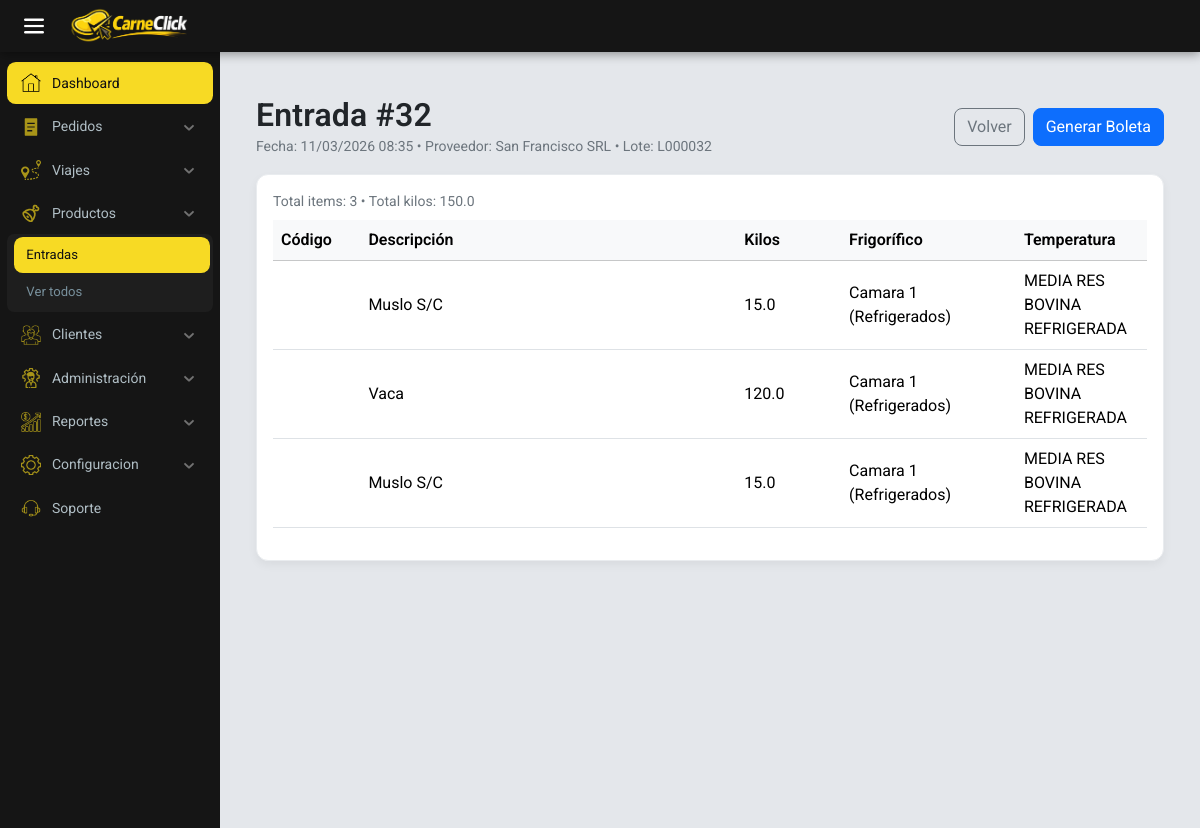
/encargado/stock/entrada/32/ (signed in), run on the app's committed database.
### encargado/models.py (models this page shows, shortened)
class Entrada(models.Model):
    fecha = models.DateTimeField(default=timezone.now)
    proveedor = models.ForeignKey(
        'Proveedor', on_delete=models.RESTRICT, null=True, blank=True)
    numero_lote = models.CharField(
        max_length=30, unique=True, null=True, blank=True)
    history = HistoricalRecords()

class Proveedor(models.Model):
    nombre = models.CharField(max_length=200)
    cuit = models.IntegerField()
    direccion = models.CharField(max_length=200)
    telefono = models.IntegerField()
    def __str__(self):
        return self.nombre

class Productos(models.Model):
    ESTADOS = [
        ('en stock', 'En stock'),
        ('preparado', 'preparado'),
        ('de viaje', 'De viaje'),
        ('entregado', 'Entregado'),
    ]
    nombre = models.ForeignKey(Cortes, on_delete=models.CASCADE)
    kilos = models.FloatField()
    cantidad = models.PositiveIntegerField(default=1)
    reserved_kilos = models.FloatField(default=0)
    codigo = models.CharField(
        max_length=20, unique=True, blank=True, null=True)
    fecha_entrada = models.ForeignKey(Entrada, on_delete=models.RESTRICT)
    temperatura = models.ForeignKey(
        Tipo_frigorifico, on_delete=models.CASCADE, default=1)
    frigorificop = models.ForeignKey(Frigorifico, on_delete=models.RESTRICT)
    estado = models.CharField(
        max_length=15,
        choices=ESTADOS,
        default='en stock'
    )
    history = HistoricalRecords()

class Cortes(models.Model):
    nombre = models.CharField(max_length=100)
    def __str__(self):
        return self.nombre

class Frigorifico(models.Model):
    nombre = models.CharField(max_length=200)
    capacidad = models.FloatField()
    def __str__(self):
        return self.nombre

class Tipo_frigorifico(models.Model):
    nombre = models.CharField(max_length=100)
    dias = models.IntegerField(default=0)
    def __str__(self):
        return self.nombre

### encargado/views.py (the view)
@group_required('Encargado')
def entrada_detalle(request, entrada_id):
    entrada = get_object_or_404(Entrada, id=entrada_id)
    productos = (Productos.objects
                 .filter(fecha_entrada=entrada)
                 .select_related('nombre', 'frigorificop', 'temperatura'))
    total_items = productos.count()
    total_kilos = sum(float(p.kilos or 0) for p in productos)
    return render(request, 'html/productos/entrada_detalle.html', {
        'entrada': entrada,
        'productos': productos,
        'total_items': total_items,
        'total_kilos': total_kilos,
    })

### carneclick/context_processors.py (called while the page is built)
def client_info(request):
    cliente = None
    comercio_nombre = ''
    try:
        if request.user and request.user.is_authenticated:
            from encargado.models import Cliente as ClienteModel
            cliente = ClienteModel.objects.filter(
                user=request.user).select_related('comercio').first()
            if cliente and getattr(cliente, 'comercio', None):
                comercio_nombre = cliente.comercio.nombre
    except Exception:
        cliente = None
        comercio_nombre = ''
    return {
        'cliente_obj': cliente,
        'comercio_nombre': comercio_nombre,
    }

### encargado/templates/html/productos/entrada_detalle.html (shortened to what this page needs)
{% extends "base_encargado.html" %}
{% load static %}
{% block content %}
<div class="container py-4">
  <div class="d-flex justify-content-between align-items-center mb-3">
    <div>
      <h2 class="mb-0">Entrada #{{ entrada.id }}</h2>
      <small class="text-muted">Fecha: {{ entrada.fecha|date:"d/m/Y H:i" }} • Proveedor: {{ entrada.proveedor|default:"-" }}{% if entrada.numero_lote %} • Lote: {{ entrada.numero_lote }}{% endif %}</small>
    </div>
    <div class="d-flex gap-2">
      <a class="btn btn-outline-secondary" href="{% url 'encargado:entrada' %}">Volver</a>
      <a class="btn btn-primary" target="_blank" href="{% url 'encargado:generar_ticket_entrada' entrada.id %}">Generar Boleta</a>
    </div>
  </div>
  <div class="card shadow-sm">
    <div class="card-body">
      <div class="d-flex justify-content-between align-items-center mb-2">
        <div class="text-muted small">Total items: {{ total_items }} • Total kilos: {{ total_kilos }}</div>
      </div>
      <div class="table-responsive">
        <table class="table table-hover align-middle">
          <thead class="table-light">
            <tr>
              <th style="width: 10%">Código</th>
              <th>Descripción</th>
              <th style="width: 12%">Kilos</th>
              <th style="width: 20%">Frigorífico</th>
              <th style="width: 15%">Temperatura</th>
            </tr>
          </thead>
          <tbody>
            {% for p in productos %}
            <tr>
              <td>{{ p.codigo|default:"P"|add:p.id|stringformat:"06d" }}</td>
              <td>{{ p.nombre }}</td>
              <td>{{ p.kilos }}</td>
              <td>{{ p.frigorificop }}</td>
              <td>{{ p.temperatura }}</td>
            </tr>
            {% empty %}
            <tr>
              <td colspan="5" class="text-center text-muted py-4">No hay productos cargados en esta entrada.</td>
            </tr>
            {% endfor %}
          </tbody>
        </table>
      </div>
    </div>
  </div>
</div>
{% endblock %}

### carneclick/static/css/theme.css (style rules this page uses)
:root { --brand-bg: #f7f9fc; --brand-text: #212529; --brand-muted: #6c757d; --brand-primary: #0d6efd; --brand-success: #198754; --brand-warning: #ffc107; --brand-danger: #dc3545; --brand-info: #0dcaf0; --brand-border: #e9ecef; --brand-card-bg: #ffffff; }
html, body { background-color: var(--brand-bg); color: var(--brand-text); font-family: "Inter", system-ui, -apple-system, "Segoe UI", Roboto, "Helvetica Neue", Arial, "Noto Sans", "Liberation Sans", sans-serif; -webkit-font-smoothing: antialiased; -moz-osx-font-smoothing: grayscale; }
h1, h2, h3, h4, h5 { font-weight: 600; letter-spacing: 0.2px; }
small, .small, .text-muted { color: var(--brand-muted) !important; }
.card { border: 1px solid var(--brand-border); border-radius: 0.75rem; background: var(--brand-card-bg); }
.card.shadow-sm { box-shadow: 0 4px 10px rgba(0, 0, 0, 0.05) !important; }
.table thead th { font-weight: 600; }
.btn { border-radius: 0.5rem; }
.btn-primary { background-color: var(--brand-primary); border-color: var(--brand-primary); }

### encargado/static/encargado/css/style_encargado.css (style rules this page uses)
:root { --background-color: #ffffff; --prymary-color: #F7DA24; --secondary-color: #151515; --text-color: #000000; --border-color: #ffffff; --sb-w: 220px; --sb-mini: 62px; --bar-h: 52px; --main-bg: #e4e7eb; }
* { margin: 0; padding: 0; box-sizing: border-box; font-family: "Roboto", sans-serif; }
body { width: 100%; min-height: 100vh; background-color: var(--main-bg); }

### data on the page
Entrada: id "32", fecha "11/03/2026 08:35", proveedor "San Francisco SRL", numero_lote "L000032"
Productos: nombre "Muslo S/C", kilos "15.0", frigorificop "Camara 1 (Refrigerados)", temperatura "MEDIA RES BOVINA REFRIGERADA"
Productos: nombre "Vaca", kilos "120.0", frigorificop "Camara 1 (Refrigerados)", temperatura "MEDIA RES BOVINA REFRIGERADA"
Productos: nombre "Muslo S/C", kilos "15.0", frigorificop "Camara 1 (Refrigerados)", temperatura "MEDIA RES BOVINA REFRIGERADA"

### other printed values
{{ ui.Dashboard }} "Dashboard"
{{ ui.Orders }} "Pedidos"
{{ ui.Trips }} "Viajes"
{{ ui.Products }} "Productos"
{{ ui.Entries }} "Entradas"
{{ ui.ViewAll }} "Ver todos"
{{ ui.Clients }} "Clientes"
{{ ui.Administration }} "Administración"
{{ ui.Reports }} "Reportes"
{{ ui.Settings }} "Configuracion"
{{ ui.Support }} "Soporte"
{{ total_items }} "3"
{{ total_kilos }} "150.0"
